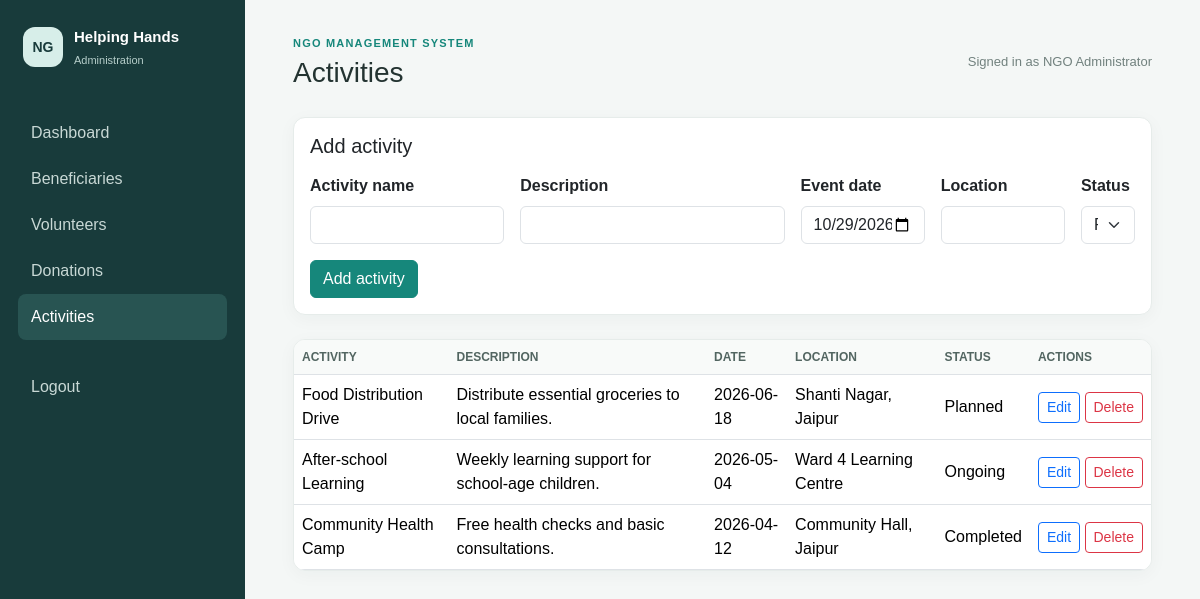
The app's page /activities/index.php (signed in) with its own data.
### tables this page shows
CREATE TABLE activities (
    id INT UNSIGNED AUTO_INCREMENT PRIMARY KEY,
    activity_name VARCHAR(150) NOT NULL,
    description TEXT NOT NULL,
    event_date DATE NOT NULL,
    location VARCHAR(180) NOT NULL,
    status ENUM('Planned', 'Ongoing', 'Completed', 'Cancelled') NOT NULL DEFAULT 'Planned'
);

### includes/functions.php (called while the page is built, shortened)
<?php
function e($value): string
{
    return htmlspecialchars((string) $value, ENT_QUOTES, 'UTF-8');
}

### activities/index.php (the view, shortened to what this page needs)
<?php
require_once __DIR__ . '/../includes/functions.php';
require_once __DIR__ . '/../config/db.php';
$pageUrl = '/NGOManagementSystem/activities/index.php';
$editing = null;
$activities = $conn->query('SELECT * FROM activities ORDER BY event_date DESC, id DESC');
$pageTitle = 'Activities';
require __DIR__ . '/../includes/header.php';
?>
<div class="card form-card"><div class="card-body"><h2 class="h5 mb-3"><?= $editing ? 'Edit activity' : 'Add activity' ?></h2>
    <form method="post" class="row g-3">
        <div class="col-md-3"><label class="form-label" for="activity_name">Activity name</label><input class="form-control" id="activity_name" name="activity_name" required value="<?= e($editing['activity_name'] ?? '') ?>"></div>
        <div class="col-md-4"><label class="form-label" for="description">Description</label><input class="form-control" id="description" name="description" required value="<?= e($editing['description'] ?? '') ?>"></div>
        <div class="col-md-2"><label class="form-label" for="event_date">Event date</label><input class="form-control" id="event_date" name="event_date" type="date" required value="<?= e($editing['event_date'] ?? date('Y-m-d')) ?>"></div>
        <div class="col-md-2"><label class="form-label" for="location">Location</label><input class="form-control" id="location" name="location" required value="<?= e($editing['location'] ?? '') ?>"></div>
        <div class="col-md-1"><label class="form-label" for="status">Status</label><select class="form-select" id="status" name="status" required><?php foreach (['Planned', 'Ongoing', 'Completed', 'Cancelled'] as $option): ?><option value="<?= e($option) ?>" <?= ($editing['status'] ?? 'Planned') === $option ? 'selected' : '' ?>><?= e($option) ?></option><?php endforeach; ?></select></div>
        <div class="col-12"><button class="btn btn-primary"><?= $editing ? 'Update activity' : 'Add activity' ?></button><?php if ($editing): ?> <a class="btn btn-outline-secondary" href="<?= e($pageUrl) ?>">Cancel</a><?php endif; ?></div>
    </form>
</div></div>
<div class="table-responsive bg-white"><table class="table table-hover align-middle">
    <thead><tr><th>Activity</th><th>Description</th><th>Date</th><th>Location</th><th>Status</th><th>Actions</th></tr></thead>
    <tbody><?php if ($activities->num_rows === 0): ?><tr><td colspan="6" class="text-center text-secondary py-4">No activities have been added.</td></tr><?php endif; ?>
    <?php while ($row = $activities->fetch_assoc()): ?><tr><td><?= e($row['activity_name']) ?></td><td><?= e($row['description']) ?></td><td><?= e($row['event_date']) ?></td><td><?= e($row['location']) ?></td><td><?= e($row['status']) ?></td><td class="text-nowrap">
        <a class="btn btn-sm btn-outline-primary" href="<?= e($pageUrl) ?>?edit=<?= (int) $row['id'] ?>">Edit</a>
        <form method="post" class="d-inline" onsubmit="return confirm('Delete this activity?');"><button class="btn btn-sm btn-outline-danger">Delete</button></form>
    </td></tr><?php endwhile; ?></tbody>
</table></div>
<?php require __DIR__ . '/../includes/footer.php'; ?>

### includes/header.php (shortened to what this page needs)
<?php
$pageTitle = $pageTitle ?? 'NGO Management System';
?>
<!doctype html>
<html lang="en">
<head>
    <link href="https://cdn.jsdelivr.net/npm/bootstrap@5.3.3/dist/css/bootstrap.min.css" rel="stylesheet">
    <link href="/NGOManagementSystem/assets/css/style.css" rel="stylesheet">
</head>
<body>
<div class="app-shell">
    <?php require __DIR__ . '/sidebar.php'; ?>
    <main class="main-content">
        <div class="content-heading">
            <div>
                <p class="eyebrow mb-1">NGO MANAGEMENT SYSTEM</p>
                <h1 class="h3 mb-0"><?= e($pageTitle) ?></h1>
            </div>
            <span class="admin-label">Signed in as <?= e($_SESSION['admin_name'] ?? 'Admin') ?></span>
        </div>

### includes/sidebar.php (shortened to what this page needs)
<aside class="sidebar">
    <a class="brand" href="/NGOManagementSystem/dashboard.php">
        <span class="brand-mark">NG</span>
        <span>Helping Hands<small>Administration</small></span>
    </a>
    <nav class="nav flex-column" aria-label="Main navigation">
        <a class="nav-link <?= basename($_SERVER['PHP_SELF']) === 'dashboard.php' ? 'active' : '' ?>" href="/NGOManagementSystem/dashboard.php">Dashboard</a>
        <a class="nav-link <?= str_contains($_SERVER['PHP_SELF'], '/beneficiaries/') ? 'active' : '' ?>" href="/NGOManagementSystem/beneficiaries/index.php">Beneficiaries</a>
        <a class="nav-link <?= str_contains($_SERVER['PHP_SELF'], '/volunteers/') ? 'active' : '' ?>" href="/NGOManagementSystem/volunteers/index.php">Volunteers</a>
        <a class="nav-link <?= str_contains($_SERVER['PHP_SELF'], '/donations/') ? 'active' : '' ?>" href="/NGOManagementSystem/donations/index.php">Donations</a>
        <a class="nav-link <?= str_contains($_SERVER['PHP_SELF'], '/activities/') ? 'active' : '' ?>" href="/NGOManagementSystem/activities/index.php">Activities</a>
        <form action="/NGOManagementSystem/logout.php" method="post" class="mt-4">
            <button type="submit" class="nav-link logout-link w-100 text-start">Logout</button>
        </form>
    </nav>
</aside>

### includes/footer.php (shortened to what this page needs)
    </main>
</div>
</body>
</html>

### assets/css/style.css (style rules this page uses)
:root { --navy: #183b3b; --teal: #16877b; --page: #f4f7f6; --muted: #71817e; }
body { background: var(--page); color: #233331; font-family: Arial, Helvetica, sans-serif; }
.app-shell { display: flex; min-height: 100vh; }
.sidebar { background: var(--navy); color: #fff; flex: 0 0 245px; padding: 26px 18px; }
.brand { align-items: center; color: #fff; display: flex; font-size: 15px; font-weight: 700; gap: 11px; margin: 0 5px 42px; text-decoration: none; }
.brand small { color: #b6ceca; display: block; font-size: 11px; font-weight: 400; margin-top: 3px; }
.brand-mark { align-items: center; background: #d7eee9; border-radius: 12px; color: var(--navy); display: flex; font-size: 14px; height: 40px; justify-content: center; width: 40px; }
.sidebar .nav-link { border-radius: 8px; color: #c8d8d5; padding: 11px 13px; }
.sidebar .nav-link:hover, .sidebar .nav-link.active { background: #285452; color: #fff; }
.logout-link { background: transparent; border: 0; }
.main-content { flex: 1; min-width: 0; padding: 35px clamp(18px, 4vw, 55px); }
.content-heading { align-items: center; display: flex; justify-content: space-between; margin-bottom: 28px; }
.eyebrow { color: var(--teal); font-size: 11px; font-weight: 700; letter-spacing: 1.2px; }
.admin-label { color: var(--muted); font-size: 13px; }
.card, .table-responsive { border: 1px solid #e6ecea; border-radius: 12px; box-shadow: 0 4px 18px rgba(24, 59, 59, 0.04); }
.table { margin-bottom: 0; }
.table thead th { background: #f8faf9; color: #526561; font-size: 12px; text-transform: uppercase; }
.form-card { margin-bottom: 24px; }
.form-label { font-weight: 600; }
.btn-primary { background: var(--teal); border-color: var(--teal); }

### records on screen
activities: activity_name "Food Distribution Drive", description "Distribute essential groceries to local families.", event_date "2026-06-18", location "Shanti Nagar, Jaipur", status "Planned"
activities: activity_name "After-school Learning", description "Weekly learning support for school-age children.", event_date "2026-05-04", location "Ward 4 Learning Centre", status "Ongoing"
activities: activity_name "Community Health Camp", description "Free health checks and basic consultations.", event_date "2026-04-12", location "Community Hall, Jaipur", status "Completed"

### other values on screen
$pageTitle "Activities"
$_SESSION['admin_name'] "NGO Administrator"
form field status "Planned"
